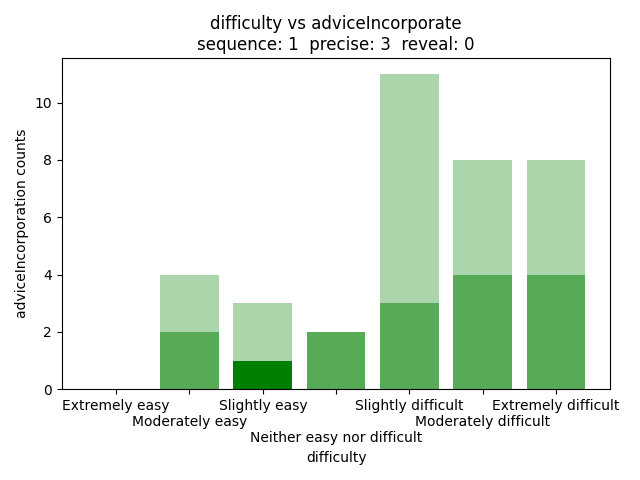

Generate this figure with Python:
import pandas as pd
import matplotlib.pyplot as plt
import seaborn as sns
import numpy as np

data = pd.read_csv("qualitative.csv")
seq = 1
prec = 3
rev = 0
data = data[(data['con.sequence'] == seq) & (data['con.precise'] == prec) & (data['con.reveal'] == rev)]

f1a = data[(data["difficulty"] == "Extremely easy") & (data["adviceIncorporate"] == "Did not follow the advice at all or only rarely")].shape[0]
f1b = data[(data["difficulty"] == "Moderately easy") & (data["adviceIncorporate"] == "Did not follow the advice at all or only rarely")].shape[0]
f1c = data[(data["difficulty"] == "Slightly easy") & (data["adviceIncorporate"] == "Did not follow the advice at all or only rarely")].shape[0]
f1d = data[(data["difficulty"] == "Neither easy nor difficult") & (data["adviceIncorporate"] == "Did not follow the advice at all or only rarely")].shape[0]
f1e = data[(data["difficulty"] == "Slightly difficult") & (data["adviceIncorporate"] == "Did not follow the advice at all or only rarely")].shape[0]
f1f = data[(data["difficulty"] == "Moderately difficult") & (data["adviceIncorporate"] == "Did not follow the advice at all or only rarely")].shape[0]
f1g = data[(data["difficulty"] == "Extremely difficult") & (data["adviceIncorporate"] == "Did not follow the advice at all or only rarely")].shape[0]

f2a = data[(data["difficulty"] == "Extremely easy") & (data["adviceIncorporate"] == "Generally followed the advice but deviated sometimes when I thought I had a better strategy")].shape[0]
f2b = data[(data["difficulty"] == "Moderately easy") & (data["adviceIncorporate"] == "Generally followed the advice but deviated sometimes when I thought I had a better strategy")].shape[0]
f2c = data[(data["difficulty"] == "Slightly easy") & (data["adviceIncorporate"] == "Generally followed the advice but deviated sometimes when I thought I had a better strategy")].shape[0]
f2d = data[(data["difficulty"] == "Neither easy nor difficult") & (data["adviceIncorporate"] == "Generally followed the advice but deviated sometimes when I thought I had a better strategy")].shape[0]
f2e = data[(data["difficulty"] == "Slightly difficult") & (data["adviceIncorporate"] == "Generally followed the advice but deviated sometimes when I thought I had a better strategy")].shape[0]
f2f = data[(data["difficulty"] == "Moderately difficult") & (data["adviceIncorporate"] == "Generally followed the advice but deviated sometimes when I thought I had a better strategy")].shape[0]
f2g = data[(data["difficulty"] == "Extremely difficult") & (data["adviceIncorporate"] == "Generally followed the advice but deviated sometimes when I thought I had a better strategy")].shape[0]

f3a = data[(data["difficulty"] == "Extremely easy") & (data["adviceIncorporate"] == "Always followed the AI advice closely")].shape[0]
f3b = data[(data["difficulty"] == "Moderately easy") & (data["adviceIncorporate"] == "Always followed the AI advice closely")].shape[0]
f3c = data[(data["difficulty"] == "Slightly easy") & (data["adviceIncorporate"] == "Always followed the AI advice closely")].shape[0]
f3d = data[(data["difficulty"] == "Neither easy nor difficult") & (data["adviceIncorporate"] == "Always followed the AI advice closely")].shape[0]
f3e = data[(data["difficulty"] == "Slightly difficult") & (data["adviceIncorporate"] == "Always followed the AI advice closely")].shape[0]
f3f = data[(data["difficulty"] == "Moderately difficult") & (data["adviceIncorporate"] == "Always followed the AI advice closely")].shape[0]
f3g = data[(data["difficulty"] == "Extremely difficult") & (data["adviceIncorporate"] == "Always followed the AI advice closely")].shape[0]


d1 = {
    "f1a": f1a,
    "f1b": f1b,
    "f1c": f1c,
    "f1d": f1d,
    "f1e": f1e,
    "f1f": f1f,
    "f1g": f1g
}

d2 = {
    "f2a": f2a,
    "f2b": f2b,
    "f2c": f2c,
    "f2d": f2d,
    "f2e": f2e,
    "f2f": f2f,
    "f2g": f2g
}

d3 = {
    "f3a": f3a,
    "f3b": f3b,
    "f3c": f3c,
    "f3d": f3d,
    "f3e": f3e,
    "f3f": f3f,
    "f3g": f3g
}



keys1 = list(d1.keys())
keys2 = list(d2.keys())
keys3 = list(d3.keys())

keys = list(["Extremely easy", "\nModerately easy", "Slightly easy", "\n\nNeither easy nor difficult", "Slightly difficult", "\nModerately difficult", "Extremely difficult"])

vals1 = np.array(list(d1.values()))
vals2 = np.array(list(d2.values()))
vals3 = np.array(list(d3.values()))

print(vals1)
print(vals2)
print(vals3)


plt.bar(keys, vals1, color = "green", label = "Did not follow the advice at all or only rarely", alpha = 1)
plt.bar(keys, vals2, bottom = vals1, color = "green", label = "Generally followed the advice but deviated sometimes when I thought I had a better strategy", alpha = 0.66)
base = vals1
plt.bar(keys, vals3, bottom = base + vals2, color = "green", label = "Always followed the AI advice closely", alpha = 0.33)
plt.title("difficulty vs adviceIncorporate" + "\n" + f"sequence: {seq}  precise: {prec}  reveal: {rev}")
plt.xlabel("difficulty")
plt.ylabel("adviceIncorporation counts")
plt.tight_layout()

plt.show()
